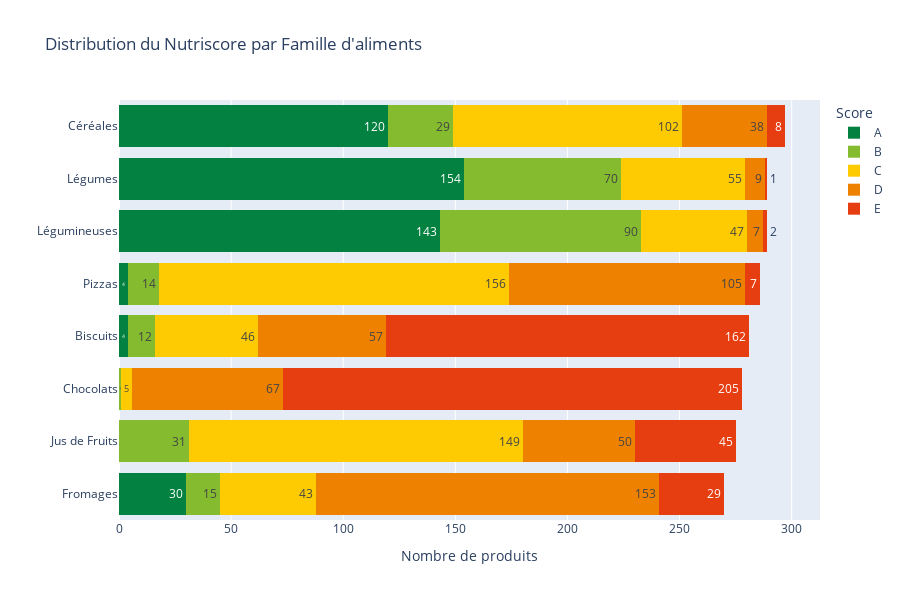

Write notebook code for a chart like this one.
### Code cell
distribution_nutriscore_par_famille_d_aliments(df_final).show()

### Figure 1 — Plotly figure (JSON) as saved in the notebook; plotly's stock layout.template omitted (floating-point values rounded to 4 significant figures; data arrays with more than 128 entries replaced by an {"elided": "..."} marker saying what was removed)
{"data": [{"bingroup": "y", "hovertemplate": "Nutriscore=A<br>count=%{x}<br>Category_Label=%{y}<extra></extra>", "legendgroup": "A", "marker": {"color": "#038141", "pattern": {"shape": ""}}, "name": "A", "orientation": "h", "showlegend": true, "texttemplate": "%{value}", "type": "histogram", "xaxis": "x", "y": {"elided": "455 str values"}, "yaxis": "y"}, {"bingroup": "y", "hovertemplate": "Nutriscore=B<br>count=%{x}<br>Category_Label=%{y}<extra></extra>", "legendgroup": "B", "marker": {"color": "#85BB2F", "pattern": {"shape": ""}}, "name": "B", "orientation": "h", "showlegend": true, "texttemplate": "%{value}", "type": "histogram", "xaxis": "x", "y": {"elided": "262 str values"}, "yaxis": "y"}, {"bingroup": "y", "hovertemplate": "Nutriscore=C<br>count=%{x}<br>Category_Label=%{y}<extra></extra>", "legendgroup": "C", "marker": {"color": "#FECB02", "pattern": {"shape": ""}}, "name": "C", "orientation": "h", "showlegend": true, "texttemplate": "%{value}", "type": "histogram", "xaxis": "x", "y": {"elided": "603 str values"}, "yaxis": "y"}, {"bingroup": "y", "hovertemplate": "Nutriscore=D<br>count=%{x}<br>Category_Label=%{y}<extra></extra>", "legendgroup": "D", "marker": {"color": "#EE8100", "pattern": {"shape": ""}}, "name": "D", "orientation": "h", "showlegend": true, "texttemplate": "%{value}", "type": "histogram", "xaxis": "x", "y": {"elided": "486 str values"}, "yaxis": "y"}, {"bingroup": "y", "hovertemplate": "Nutriscore=E<br>count=%{x}<br>Category_Label=%{y}<extra></extra>", "legendgroup": "E", "marker": {"color": "#E63E11", "pattern": {"shape": ""}}, "name": "E", "orientation": "h", "showlegend": true, "texttemplate": "%{value}", "type": "histogram", "xaxis": "x", "y": {"elided": "459 str values"}, "yaxis": "y"}], "layout": {"barmode": "stack", "height": 600, "legend": {"title": {"text": "Score"}, "tracegroupgap": 0}, "title": {"text": "Distribution du Nutriscore par Famille d'aliments"}, "xaxis": {"anchor": "y", "domain": [0, 1], "title": {"text": "Nombre de produits"}}, "yaxis": {"anchor": "x", "categoryorder": "total ascending", "domain": [0, 1], "title": {"text": ""}}}}
